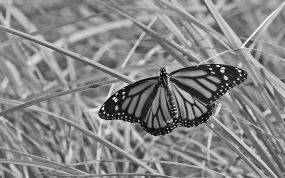
#> input picture Ex3/butterfly.jpg, 285 x 178 px
$ jupyter execute Exercise_3.ipynb   (shell and % lines are left out)
#> lines starting #> are read from the running program, lines starting #| are printed output that depends on the picture
Pankajan T.
190428D

[cell 1]
import cv2 as cv
import matplotlib.pyplot as plt
import numpy as np

[cell 2]
#Q1

img = cv.imread('butterfly.jpg', cv.IMREAD_REDUCED_GRAYSCALE_4)
#> img is the input picture: shape (178, 285); min 8, max 254, mean 134

# Box filter for averaging
box = 1./81.*np.ones((9,9))
img_box = cv.filter2D(img,-1,box)
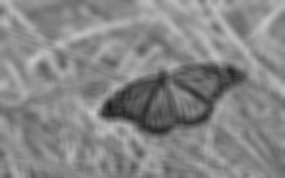
#> img_box: shape (178, 285); min 29, max 200, mean 134


# Box filter
gaus = cv.getGaussianKernel(9, 4)
img_gaus = cv.sepFilter2D(img, -1, gaus, gaus)


fig, axes  = plt.subplots(1,3, sharex='all', sharey='all', figsize=(18,18))


axes[0].imshow(img, cmap='gray')
axes[0].set_title('Original')
axes[0].set_xticks([]), axes[0].set_yticks([])
axes[1].imshow(img_box, cmap='gray')
axes[1].set_title('Box filtered')
axes[1].set_xticks([]), axes[1].set_yticks([])
axes[2].imshow(img_gaus, cmap='gray')
axes[2].set_title('Gaussian filtered')
axes[2].set_xticks([]), axes[1].set_yticks([])


plt.show()
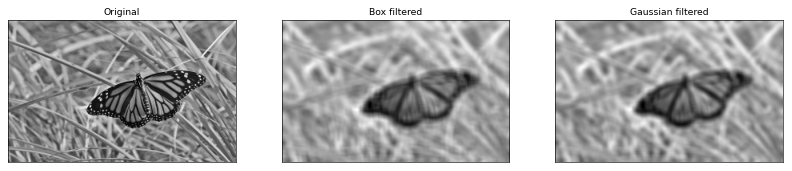
#> figure drawn by matplotlib, 3 panels

[cell 3]
#Q2


from mpl_toolkits.mplot3d import Axes3D
from matplotlib import cm
from matplotlib.ticker import LinearLocator, FormatStrFormatter
import numpy as np

fig = plt.figure(figsize=(18,18))
ax = fig.add_subplot(111, projection='3d')
sigma = 1


X = np.arange(-5, 5, 0.25)
Y = np.arange(-5, 5, 0.25)
X, Y = np.meshgrid(X, Y)
Z = np.exp(-(X**2 + Y**2)/(2*sigma**2))

# Plot the surface.
surf = ax.plot_surface(X, Y, Z, cmap=cm.jet, linewidth=0, antialiased=True)

# Customize the z axis.


#ax.set_zlim(-1.01, 1.01)
ax.zaxis.set_major_locator(LinearLocator(10))
ax.zaxis.set_major_formatter(FormatStrFormatter('%.02f'))
ax.set_aspect('equal', 'box')


#ax.view_init(90, 0)

cset = ax.contourf(X, Y, Z, zdir='z', offset=np.min(Z) -1.5, cmap=cm.jet)
ax.set_zlim(np.min(Z) - 2, np.max(Z))
# Add a color bar which maps values to colors.
#fig.colorbar(surf, shrink=0.5, aspect=5)
# Hide grid lines
# ax.grid(False)
plt.axis('off')

# [6 lines of commented-out code are left out]

plt.show()
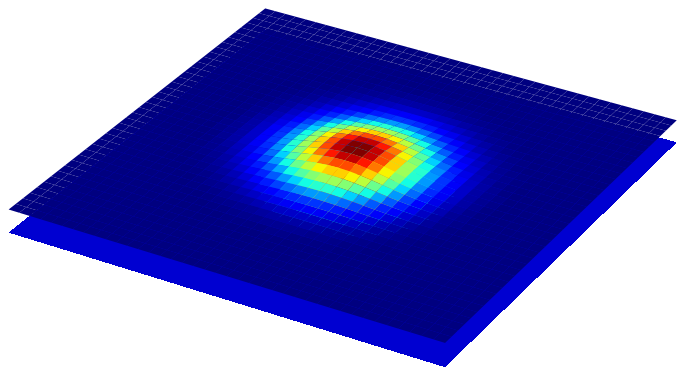
#> figure drawn by matplotlib, 1 panel

[cell 4]
#Q3


img = cv.imread('contact_lens.tif', cv.IMREAD_REDUCED_GRAYSCALE_2)
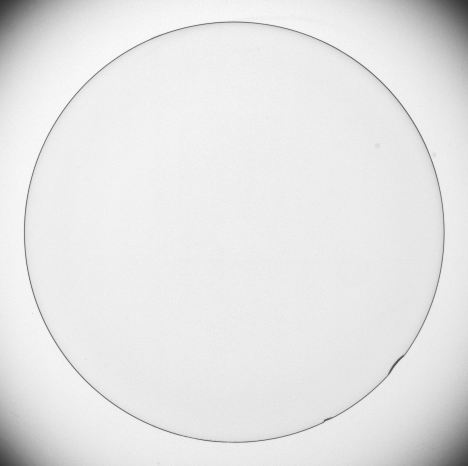
#> input picture Ex3/contact_lens.tif, 468 x 466 px
#> img is the input picture: shape (466, 468); min 51, max 250, mean 229.6

# Sobel vertical
sobel_ver_kernel = np.array([(-1, -2, -1), (0, 0, 0), (1, 2, 1)], dtype='float32')
img_x = cv.filter2D(img,-1,sobel_ver_kernel)
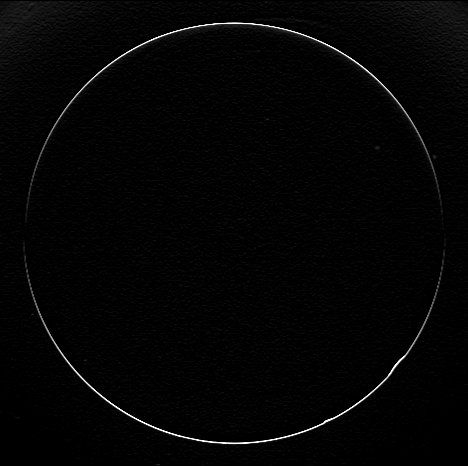
#> img_x: shape (466, 468); min 0, max 255, mean 4.1


fig, axes  = plt.subplots(1,2, sharex='all', sharey='all', figsize=(18,18))


axes[0].imshow(img, cmap='gray',vmin=0,vmax=255)
axes[0].set_title('Original')
axes[0].set_xticks([]), axes[0].set_yticks([])
axes[1].imshow(img_x, cmap='gray',vmin=-1020,vmax=1020)
axes[1].set_title('Sobel Vertical')
axes[1].set_xticks([]), axes[1].set_yticks([])


plt.show()

[cell 5]
# Sobel Horiontal


img = cv.imread('contact_lens.tif', cv.IMREAD_REDUCED_GRAYSCALE_2)


# Sobel horizontal
kernel = np.array([(-1, 0, 1), (-2, 0, 2), (-1, 0, 1)], dtype='float32')
img_y = cv.filter2D(img,-1,kernel)
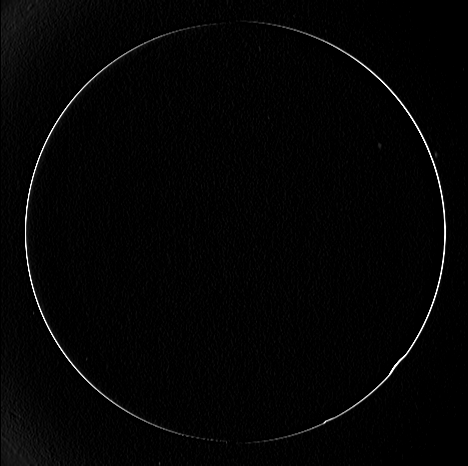
#> img_y: shape (466, 468); min 0, max 255, mean 4


fig, axes  = plt.subplots(1,2, sharex='all', sharey='all', figsize=(18,18))
axes[0].imshow(img, cmap='gray',vmin=0,vmax=255)
axes[0].set_title('Original')
axes[0].set_xticks([]), axes[0].set_yticks([])
axes[1].imshow(img_y, cmap='gray',vmin=-1020,vmax=1020)
axes[1].set_title('Sobel Horizontal')
axes[1].set_xticks([]), axes[1].set_yticks([])

plt.show()

[cell 6]
import cv2 as cv
import numpy as np
from matplotlib import pyplot as plt

img = cv.imread('contact_lens.tif', cv.IMREAD_GRAYSCALE).astype(np.float32)
#> img: shape (932, 937) float32; min 50, max 255, mean 229.7

Kernelx = np.array([[-1, 0, 1], [-2, 0, 2], [-1, 0, 1]])
Kernely = np.array([[1, 2, 1], [0, 0, 0], [-1, -2, -1]])

sobelx = cv.filter2D(img, -1, Kernelx)
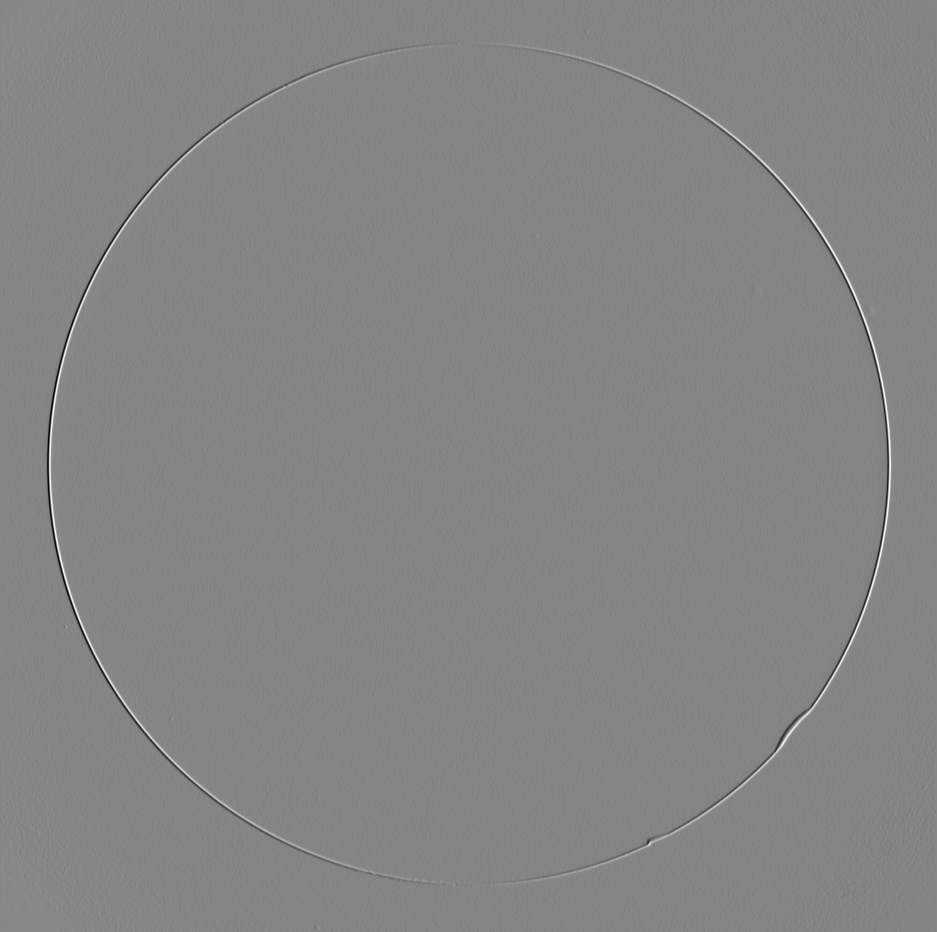
#> sobelx: shape (932, 937) float32; min -588, max 537, mean -0.1; drawn with min black and max white
sobely = cv.filter2D(img, -1, Kernely)

gm=np.sqrt(sobelx**2 +sobely**2)
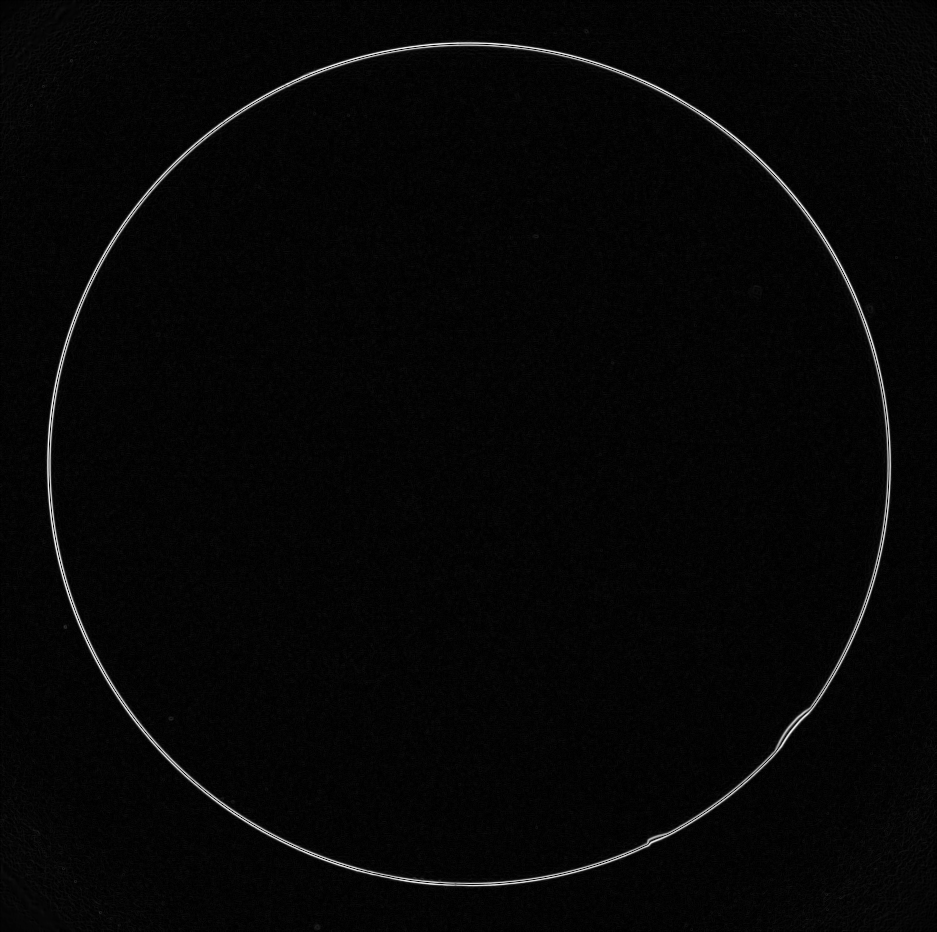
#> gm: shape (932, 937) float32; min 0, max 597.5, mean 15.1; drawn with min black and max white

fig, axes = plt.subplots(1,2, figsize=(10,10))
axes[0].imshow(img, cmap='gray')
axes[0].set_title('Original Image')
#axes[1].imshow(gm, cmap='gray')
axes[1].imshow(gm, cmap='gray',vmin=-1020,vmax=1020)

axes[1].set_title('Gradient magnitude Image')
plt.show()

[cell 7]
#Q4

tom = cv.imread('tom.jpg', cv.IMREAD_REDUCED_GRAYSCALE_2)
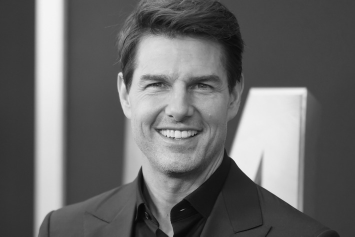
#> input picture Ex3/tom.jpg, 355 x 237 px
#> tom is the input picture: shape (237, 355); min 6, max 245, mean 103.6

# Sobel vertical
sigma =2

gaussian_1D = cv.getGaussianKernel(5,sigma)
lp=cv.sepFilter2D(tom,-1,gaussian_1D,gaussian_1D,anchor=(-1,-1),delta=0,borderType=cv.BORDER_REPLICATE)
hp = cv.subtract(tom,lp)
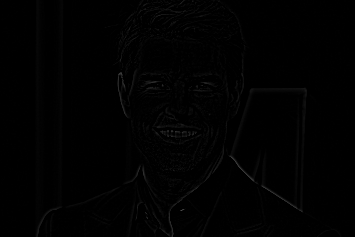
#> hp: shape (237, 355); min 0, max 73, mean 1.3

sharp = cv.addWeighted(tom,1.0,hp,1.5,0)


fig, axes  = plt.subplots(2,2, sharex='all', sharey='all', figsize=(18,18))
axes[0][0].imshow(tom, cmap='gray')
axes[0][0].set_title('Original')
axes[0][0].set_xticks([]), axes[0][0].set_yticks([])
axes[1][0].imshow(lp, cmap='gray')
axes[1][0].set_title('blurred')
axes[1][0].set_xticks([]), axes[1][0].set_yticks([])
axes[0][1].imshow(hp, cmap='gray')
axes[0][1].set_title('Difference')
axes[0][1].set_xticks([]), axes[0][1].set_yticks([])
axes[1][1].imshow(sharp, cmap='gray')
axes[1][1].set_title('sharped')
axes[1][1].set_xticks([]), axes[1][1].set_yticks([])
plt.show()
